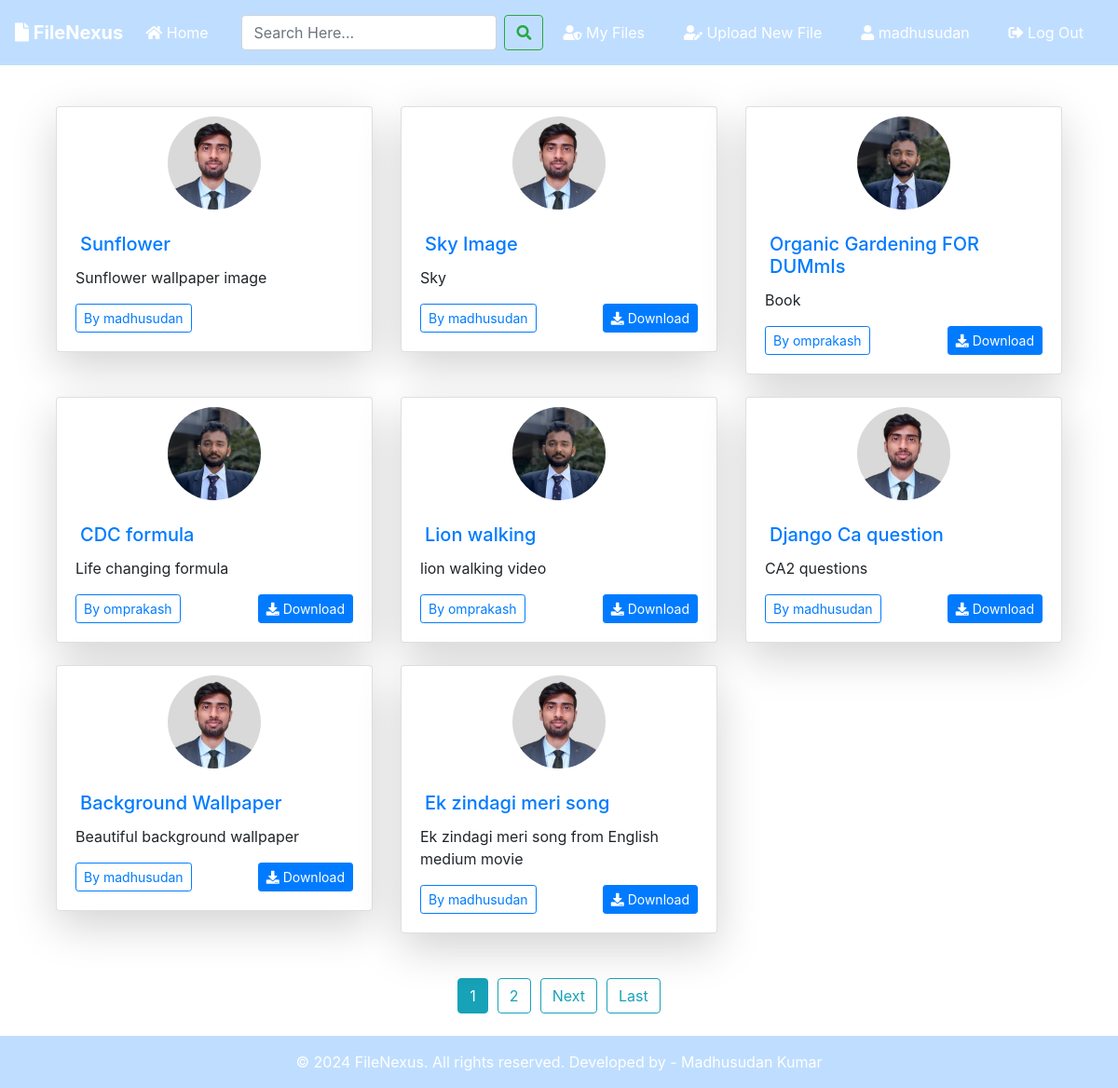
The app's page / (signed in) with its own data.
### blog/models.py (models this page shows, shortened)
class Post(models.Model):
	title = models.CharField(max_length=100)
	file = models.FileField(null=True,blank=True,upload_to='Files')
	content = models.TextField()
	date_posted = models.DateTimeField(default=timezone.now)
	author = models.ForeignKey(User, on_delete=models.CASCADE)
	downloadable = models.BooleanField(default=True)

### users/models.py (models this page shows, shortened)
class Profile(models.Model):
    user = models.OneToOneField(User, on_delete=models.CASCADE)
    image = models.ImageField(default='default.jpg', upload_to='profile_pics')

### blog/views.py (the view)
# urls.py: path('', PostListView.as_view(), name='blog-home'),
class PostListView(ListView):
    model = Post
    template_name = 'blog/home.html'  # <app>/<model>_<viewtype>.html
    context_object_name = 'posts'
    ordering = ['-date_posted']
    paginate_by = 8

### blog/templates/blog/home.html (shortened to what this page needs)
{% extends "blog/base.html" %}
{% block content %}
<div class="container mt-4">
    <div class="row">
        {% for post in posts %}
        <div class="col-12 col-md-6 col-lg-4 mb-4">
            <div class="card shadow-lg">
                <div class="image-container text-center" style="padding-top: 30px;">
                    <img src="{{ post.author.profile.image.url }}" alt="Profile image of {{ post.author }}" class="rounded-circle img-fluid" style="width: 100px; height: 100px; margin-top: -50px;">
                </div>
                <div class="card-body">
                    <h5 class="card-title"><a href="{% url 'post-detail' post.id %}">{{ post.title }}</a></h5>
                    <p class="card-text">{{ post.content|truncatewords:20 }}</p>
                    <div class="d-flex justify-content-between align-items-center">
                        <a href="{% url 'user-posts' post.author.username %}" class="btn btn-sm btn-outline-primary">By {{ post.author }}</a>
                        {% if post.file and post.downloadable %}
                        <a href="{{ post.file.url }}" download class="btn btn-sm btn-primary"><i class="fas fa-download"></i> Download</a>
                        {% endif %}
                    </div>
                </div>
            </div>
        </div>
        {% endfor %}
    </div>
    {% if is_paginated %}
    <div class="pagination justify-content-center mt-4 mb-4">
        {% for num in page_obj.paginator.page_range %}
        {% if num == page_obj.number %}
        <a class="btn btn-info" href="?page={{ num }}">{{ num }}</a>
        {% elif num > page_obj.number|add:'-3' and num < page_obj.number|add:'3' %}
        <a class="btn btn-outline-info" href="?page={{ num }}">{{ num }}</a>
        {% endif %}
        {% endfor %}
        {% if page_obj.has_next %}
        <a class="btn btn-outline-info" href="?page={{ page_obj.next_page_number }}">Next</a>
        <a class="btn btn-outline-info" href="?page={{ page_obj.paginator.num_pages }}">Last</a>
        {% endif %}
    </div>
    {% endif %}
</div>
{% endblock content %}

### blog/templates/blog/base.html (shortened to what this page needs)
{% load static %}
{% load tz %}
<!doctype html>
<html lang="en">
<head>
    <link rel="stylesheet" href="https://stackpath.bootstrapcdn.com/bootstrap/4.3.1/css/bootstrap.min.css">
    <link rel="stylesheet" href="https://use.fontawesome.com/releases/v5.8.1/css/all.css">
    <link rel="stylesheet" href="{% static 'blog/main.css' %}">
</head>
<body>
    <nav class="navbar navbar-expand-lg navbar-dark bg-dark">
        <a class="navbar-brand font-weight-bold" href="{% url 'blog-home' %}"><i class="fas fa-file"></i> FileNexus</a>
        <div class="collapse navbar-collapse" id="navbarSupportedContent">
            <ul class="navbar-nav mr-auto">
                <li class="nav-item active">
                    <a class="nav-link" href="{% url 'blog-home' %}"><i class="fas fa-home"></i> Home <span class="sr-only">(current)</span></a>
                </li>
            </ul>
            <form id="searchform" class="form-inline" action="{% url 'search' %}" method="get">
                <input class="form-control mr-sm-2" type="search" name="q" value="{{ request.GET.q }}" placeholder="Search Here..." aria-label="Search">
                <button class="btn btn-outline-success my-2 my-sm-0" type="submit"><i class="fa fa-search"></i></button>
            </form>
            {% if user.is_authenticated %}
            <a href="{% url 'user-posts' user %}" class="btn text-white m-2"><i class="fas fa-user-shield"></i> My Files</a>
            <a href="{% url 'post-create' %}" class="btn text-white m-2"><i class="fas fa-user-edit"></i> Upload New File</a>
            <a href="{% url 'profile' %}" class="btn text-white m-2"><i class="fas fa-user"></i> {{ user.username }}</a>
            <form action="{% url 'logout' %}" method="post" style="display: inline;">
                <button type="submit" class="btn text-white m-2"><i class="fas fa-sign-out-alt"></i> Log Out</button>
            </form>
            {% else %}
            <a href="{% url 'login' %}" class="btn text-white m-2"><i class="fas fa-user-tie"></i> Log In</a>
            <a href="{% url 'register' %}" class="btn text-white m-2"> <i class="fas fa-sign-in-alt"></i> Sign Up</a>
            {% endif %}
        </div>
    </nav>
    <div class="container my-bg">
        {% block content %}
        {% endblock %}
    </div>
    <footer class="footer bg-dark text-white">
        <div class="container text-center py-3">
            © {% now "Y" %} FileNexus. All rights reserved. Developed by - Madhusudan Kumar
        </div>
    </footer>
</body>
</html>

### blog/static/blog/main.css (style rules this page uses)
html { height: 100%; }
body { background-image: url('https://images.unsplash.com/photo-1502790671504-542ad42d5189?q=80&w=1770&auto=format&fit=crop&ixlib=rb-4.0.3&ixid=M3wxMjA3fDB8MHxwaG90by1wYWdlfHx8fGVufDB8fHx8fA%3D%3D'); background-size: cover; background-position: center; background-repeat: no-repeat; background-attachment: fixed; display: flex; flex-direction: column; min-height: 100vh; margin: 0; }
.bg-dark { background-color: rgba(0, 123, 255, .25) !important; }
h2, h3, h4, h5, h6 { color: #58c5cf; margin: 5px; }
ul { margin: 0; }
.container.my-bg { flex: 1 0 auto; margin-top: 20px; }
.image-container { text-align: center; position: relative; margin-top: -30px; z-index: 0; }
.card { overflow: hidden; position: relative; padding-top: 60px; }
.footer { background-color: #343a40; color: white; flex-shrink: 0; width: 100%; }

### blog/templates/blog/home.html (style rules this page uses)
.pagination a { margin: 0 5px; }

### records on screen
Post: author.profile.image (picture), title "Sunflower", content "Sunflower wallpaper image", author "madhusudan"
Post: author.profile.image (picture), title "Sky Image", content "Sky", author "madhusudan"
Post: author.profile.image (picture), title "Organic Gardening FOR DUMmIs", content "Book", author "omprakash"
Post: author.profile.image (picture), title "CDC formula", content "Life changing formula", author "omprakash"
Post: author.profile.image (picture), title "Lion walking", content "lion walking video", author "omprakash"
Post: author.profile.image (picture), title "Django Ca question", content "CA2 questions", author "madhusudan"
Post: author.profile.image (picture), title "Background Wallpaper", content "Beautiful background wallpaper", author "madhusudan"
Post: author.profile.image (picture), title "Ek zindagi meri song", content "Ek zindagi meri song from English medium movie", author "madhusudan"

### other values on screen
{{ user.username }} "madhusudan"
{{ num }} "1"
{{ num }} "2"
